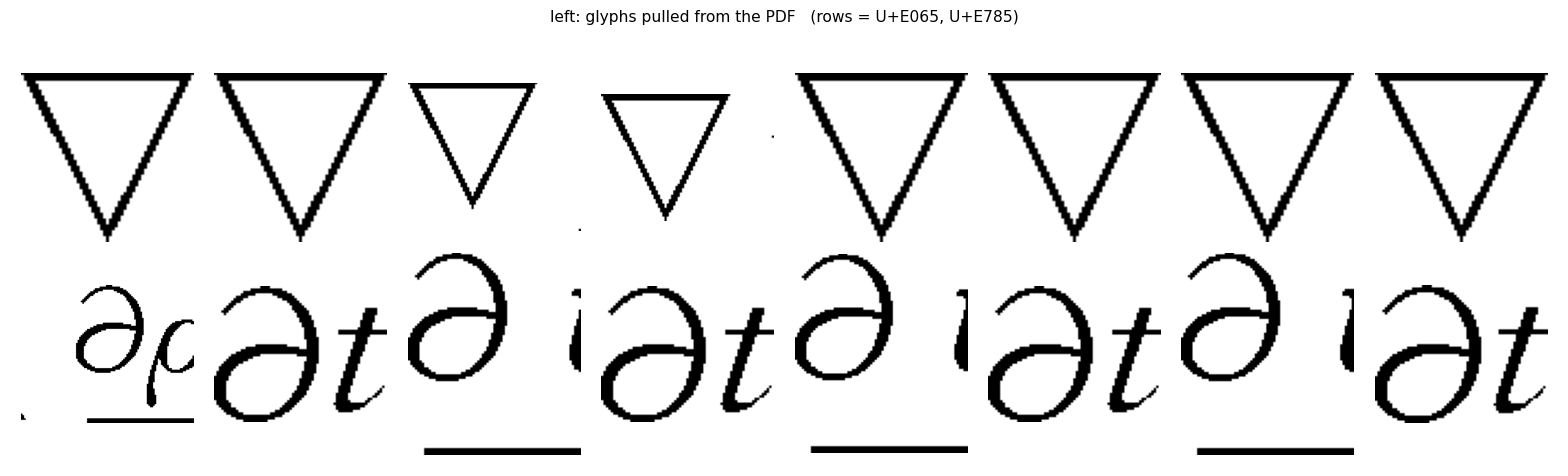

Write the Python code that produced this figure.
# Decide the identity of the two font-private glyphs U+E065 and U+E785 in 胡众欢 (2020).
#
# Discriminator: the horizontal ink-envelope width profile, correlated with the
# downward direction.
#   * A nabla (gradient) glyph is a TRIANGLE: its envelope widens monotonically
#     from the apex at the top to the base at the bottom. r = +1.
#   * A partial-derivative glyph is a rounded loop high on the glyph with a single
#     descending stroke on the right: its envelope is widest near the top and
#     narrows towards the bottom. r <= 0.
# References are rendered with the SAME pipeline from matplotlib's mathtext
# (DejaVu/STIX), so the statistic is compared like with like. The comparison is
# of the SIGN and rough magnitude of r, not of pixel-identical shapes, so
# font-style differences do not matter.
#
# Inputs : docs/基于多物理场耦合的热风干燥模型及其验证_胡众欢.pdf   (read only)
# Outputs: .research/figs_hu/glyph_profile.txt   (numbers)
#          .research/figs_hu/glyph_profile.png   (reference sheet, for a human)
import io, os
import numpy as np
import fitz

PDF = r'D:\github\myself\Mathematical_Modeing\国赛\docs\基于多物理场耦合的热风干燥模型及其验证_胡众欢.pdf'
OUTTXT = r'D:\github\myself\Mathematical_Modeing\国赛\.research\figs_hu\glyph_profile.txt'
OUTPNG = r'D:\github\myself\Mathematical_Modeing\国赛\.research\figs_hu\glyph_profile.png'

PUA = {'U+E065': '\ue065', 'U+E785': '\ue785'}

buf = io.StringIO()
def w(s=''):
    buf.write(str(s) + '\n')


def tight(ink):
    ys, xs = np.where(ink)
    if len(ys) == 0:
        return None
    return ink[ys.min():ys.max() + 1, xs.min():xs.max() + 1]


def profile_r(ink):
    """Correlation of the horizontal envelope width with the downward direction."""
    t = tight(ink)
    if t is None or t.shape[0] < 4:
        return None
    widths = []
    for row in t:
        idx = np.where(row)[0]
        widths.append(0.0 if len(idx) == 0 else float(idx.max() - idx.min() + 1))
    widths = np.array(widths)
    n = len(widths)
    y = np.arange(n, dtype=float)
    if widths.std() < 1e-9:
        return None
    r = float(np.corrcoef(y, widths)[0, 1])
    return r, n, t.shape[1], widths


def mirror_iou(ink):
    t = tight(ink)
    if t is None:
        return None
    f = t[:, ::-1]
    h = min(t.shape[0], f.shape[0]); wd = min(t.shape[1], f.shape[1])
    a = t[:h, :wd]; b = f[:h, :wd]
    inter = np.logical_and(a, b).sum(); uni = np.logical_or(a, b).sum()
    return float(inter) / float(uni) if uni else None


# ---------- references ----------
def render_ref(sym, px=400):
    import matplotlib
    matplotlib.use('Agg')
    import matplotlib.pyplot as plt
    fig = plt.figure(figsize=(2, 2), dpi=px / 2.0)
    fig.text(0.5, 0.5, sym, fontsize=120, ha='center', va='center')
    fig.canvas.draw()
    arr = np.asarray(fig.canvas.buffer_rgba())[:, :, :3]
    plt.close(fig)
    g = arr.mean(axis=2)
    ink = g < 128
    return tight(ink)


refs = {}
for name, s in (('nabla  $\\nabla$', r'$\nabla$'),
                ('partial $\\partial$', r'$\partial$'),
                ('Delta  $\\Delta$', r'$\Delta$'),
                ('delta  $\\delta$', r'$\delta$')):
    try:
        refs[name] = render_ref(s)
    except Exception as e:
        w('reference render failed for %s: %r' % (name, e))

w('REFERENCE GLYPHS (matplotlib mathtext / DejaVu)')
w('%-22s %8s %8s %8s %8s' % ('glyph', 'r(width)', 'mirrorIoU', 'h', 'w'))
for name, t in refs.items():
    r = profile_r(t)
    mi = mirror_iou(t)
    w('%-22s %8.3f %8.3f %8d %8d' % (name, r[0] if r else float('nan'),
                                     mi if mi is not None else float('nan'),
                                     t.shape[0], t.shape[1]))
w()

# ---------- glyphs from the PDF ----------
doc = fitz.open(PDF)
samples = {'U+E065': [], 'U+E785': []}
for pno in (2, 3, 4, 5):
    page = doc[pno]
    zoom = 600.0 / 72.0
    pix = page.get_pixmap(matrix=fitz.Matrix(zoom, zoom), colorspace=fitz.csGRAY)
    img = np.frombuffer(pix.samples, dtype=np.uint8).reshape(pix.height, pix.width)
    for blk in page.get_text('rawdict')['blocks']:
        if blk['type'] != 0:
            continue
        for line in blk['lines']:
            for span in line['spans']:
                for ch in span['chars']:
                    tag = None
                    for k, v in PUA.items():
                        if ch['c'] == v:
                            tag = k
                    if tag is None:
                        continue
                    x0, y0, x1, y1 = ch['bbox']
                    pad = 0.10 * max(1.0, x1 - x0)
                    X0 = max(0, int((x0 - pad) * zoom)); X1 = min(pix.width, int((x1 + pad) * zoom) + 1)
                    Y0 = max(0, int((y0 - pad) * zoom)); Y1 = min(pix.height, int((y1 + pad) * zoom) + 1)
                    crop = img[Y0:Y1, X0:X1]
                    if crop.size == 0:
                        continue
                    t = tight(crop < 160)
                    if t is None or t.size < 100:
                        continue
                    samples[tag].append((pno + 1, span['font'], round(x0, 1), round(y0, 1), t))

w('GLYPHS MEASURED FROM THE PDF (600 dpi, ink = grey < 160)')
w('%-8s %6s %-18s %8s %8s %8s %8s' % ('code', 'page', 'font', 'r(width)', 'mirrorIoU', 'h', 'w'))
stats = {}
for tag in ('U+E065', 'U+E785'):
    rs, ms = [], []
    for (pno, font, x, y, t) in samples[tag]:
        r = profile_r(t); mi = mirror_iou(t)
        if r is None:
            continue
        rs.append(r[0]); ms.append(mi)
        w('%-8s %6d %-18s %8.3f %8.3f %8d %8d' % (tag, pno, font, r[0], mi, t.shape[0], t.shape[1]))
    stats[tag] = (rs, ms)
    w('%-8s n=%d  r(width): mean %.3f  min %.3f  max %.3f   mirrorIoU mean %.3f'
      % (tag, len(rs), np.mean(rs), np.min(rs), np.max(rs), np.mean(ms)))
    w()

w()
w('DECISION RULE (fixed before running):')
w('  r(width) > 0 and mirrorIoU high  => triangle-shaped  => nabla  => U+E065 is the')
w('                                     gradient/divergence operator.')
w('  r(width) <= 0                    => loop-high, tail-down => partial => U+E785')
w('                                     is the partial-derivative operator.')
w('  Both codes giving the same sign falsifies this discriminator.')

io.open(OUTTXT, 'w', encoding='utf-8').write(buf.getvalue())
print('written', OUTTXT)

# also save a contact sheet of the actual crops so a human can confirm at a glance
try:
    import matplotlib
    matplotlib.use('Agg')
    import matplotlib.pyplot as plt
    n = max(len(samples['U+E065']), len(samples['U+E785']))
    fig, axes = plt.subplots(2, min(n, 8), figsize=(1.4 * min(n, 8), 3.4))
    if min(n, 8) == 1:
        axes = axes.reshape(2, 1)
    for row, tag in enumerate(('U+E065', 'U+E785')):
        for col in range(min(n, 8)):
            ax = axes[row, col]
            ax.axis('off')
            if col < len(samples[tag]):
                ax.imshow(samples[tag][col][4], cmap='gray_r')
            if col == 0:
                ax.set_ylabel(tag, fontsize=8)
    fig.suptitle('left: glyphs pulled from the PDF   (rows = U+E065, U+E785)', fontsize=8)
    fig.tight_layout()
    fig.savefig(OUTPNG, dpi=140)
    print('written', OUTPNG)
except Exception as e:
    print('contact sheet skipped:', repr(e))
